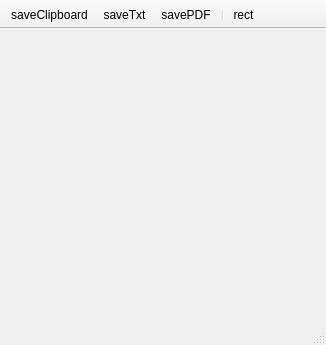
<?xml version="1.0" encoding="UTF-8"?>
<ui version="4.0">
 <class>BoxLineout</class>
 <widget class="QMainWindow" name="BoxLineout">
  <property name="geometry">
   <rect>
    <x>0</x>
    <y>0</y>
    <width>326</width>
    <height>345</height>
   </rect>
  </property>
  <property name="windowTitle">
   <string>MainWindow</string>
  </property>
  <property name="iconSize">
   <size>
    <width>20</width>
    <height>20</height>
   </size>
  </property>
  <property name="unifiedTitleAndToolBarOnMac">
   <bool>true</bool>
  </property>
  <widget class="QWidget" name="centralwidget">
   <layout class="QGridLayout" name="gridLayout">
    <property name="leftMargin">
     <number>0</number>
    </property>
    <property name="topMargin">
     <number>0</number>
    </property>
    <property name="rightMargin">
     <number>0</number>
    </property>
    <property name="bottomMargin">
     <number>0</number>
    </property>
    <item row="0" column="0">
     <widget class="nCustomDoublePlot" name="plot" native="true"/>
    </item>
   </layout>
  </widget>
  <widget class="QToolBar" name="toolBar">
   <property name="windowTitle">
    <string>toolBar</string>
   </property>
   <property name="movable">
    <bool>false</bool>
   </property>
   <property name="floatable">
    <bool>false</bool>
   </property>
   <attribute name="toolBarArea">
    <enum>TopToolBarArea</enum>
   </attribute>
   <attribute name="toolBarBreak">
    <bool>false</bool>
   </attribute>
   <addaction name="actionSaveClipboard"/>
   <addaction name="actionSaveTxt"/>
   <addaction name="actionSavePDF"/>
   <addaction name="separator"/>
   <addaction name="actionRect"/>
  </widget>
  <widget class="QStatusBar" name="statusBar">
   <property name="font">
    <font>
     <pointsize>10</pointsize>
    </font>
   </property>
  </widget>
  <action name="actionSaveClipboard">
   <property name="icon">
    <iconset>
     <normaloff>:icons//saveClipboard.png</normaloff>:icons//saveClipboard.png</iconset>
   </property>
   <property name="text">
    <string>saveClipboard</string>
   </property>
   <property name="toolTip">
    <string>Copy to Clipboard</string>
   </property>
  </action>
  <action name="actionSaveTxt">
   <property name="icon">
    <iconset>
     <normaloff>:icons//saveTxt.png</normaloff>:icons//saveTxt.png</iconset>
   </property>
   <property name="text">
    <string>saveTxt</string>
   </property>
   <property name="toolTip">
    <string>Export TXT</string>
   </property>
  </action>
  <action name="actionSavePDF">
   <property name="icon">
    <iconset>
     <normaloff>:icons//savePDF.png</normaloff>:icons//savePDF.png</iconset>
   </property>
   <property name="text">
    <string>savePDF</string>
   </property>
   <property name="toolTip">
    <string>Export PDF or SVG</string>
   </property>
  </action>
  <action name="actionRect">
   <property name="icon">
    <iconset>
     <normaloff>:icons//rect.png</normaloff>:icons//rect.png</iconset>
   </property>
   <property name="text">
    <string>rect</string>
   </property>
   <property name="toolTip">
    <string>Show Region</string>
   </property>
  </action>
 </widget>
 <customwidgets>
  <customwidget>
   <class>nCustomDoublePlot</class>
   <extends>QWidget</extends>
   <header>nCustomPlots.h</header>
   <container>1</container>
  </customwidget>
 </customwidgets>
 <resources/>
 <connections/>
</ui>
